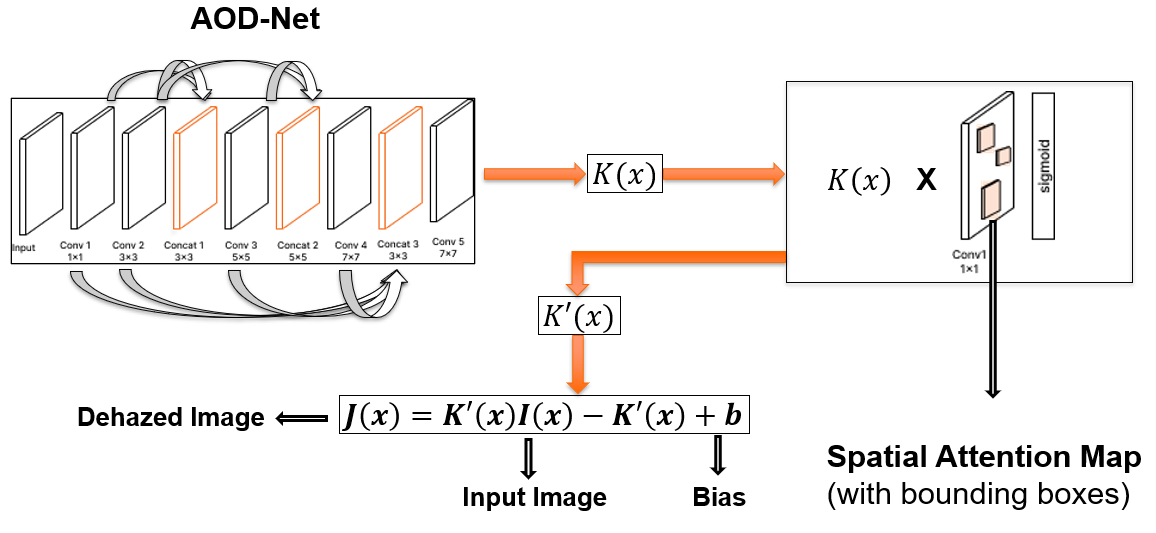
#> input picture aodnetx.png, 1156 x 533 px
$ python -i ld_net.py   (imports and definitions only)
#> lines starting #> are read from the running program, lines starting #| are printed output that depends on the picture
#> further down, picture is the input picture: shape (533, 1156, 3); mean B, G, R 240, 241, 242.8
# @author: hayat
import torch
import torch.nn as nn
import cv2
import math


class LightDehaze_Net(nn.Module):

    # [44 lines left out: functions __init__, forward, not called in this run]

#python implementation of CVR

def cvr(image, clip_limit=2.0, tile_size=(8, 8)):
    # Convert the image to LAB color space
#> called with clip_limit = 2, tile_size = (8, 8)
    lab_image = cv2.cvtColor(image, cv2.COLOR_BGR2LAB)
#> lab_image: shape (533, 1156, 3); mean of channels 0, 1, 2 241.9, 128.6, 128.8

    # Split the LAB image into channels
    l, a, b = cv2.split(lab_image)
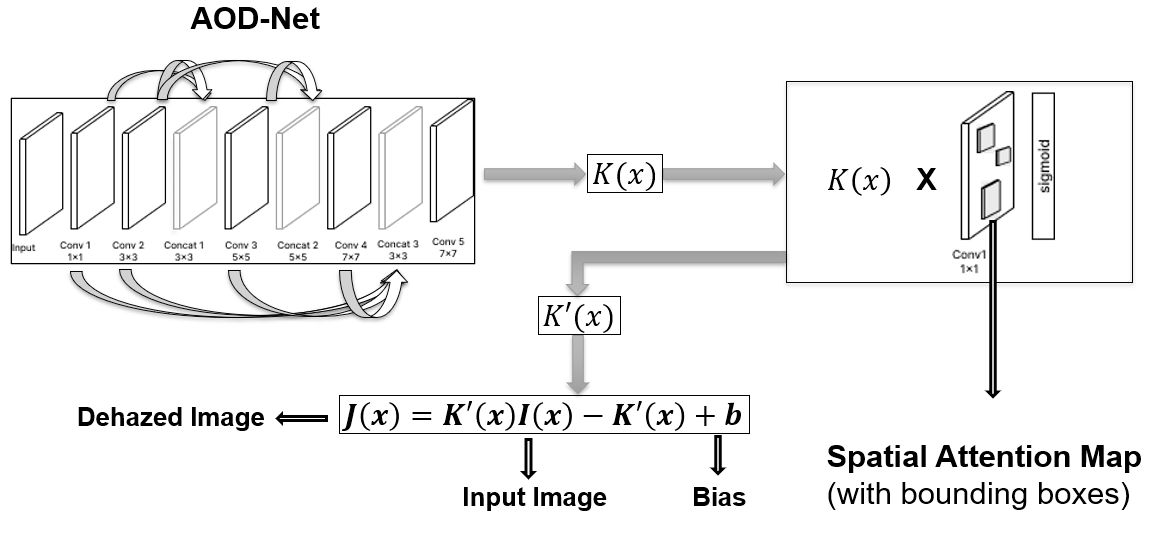
#> l: shape (533, 1156); min 0, max 255, mean 241.9
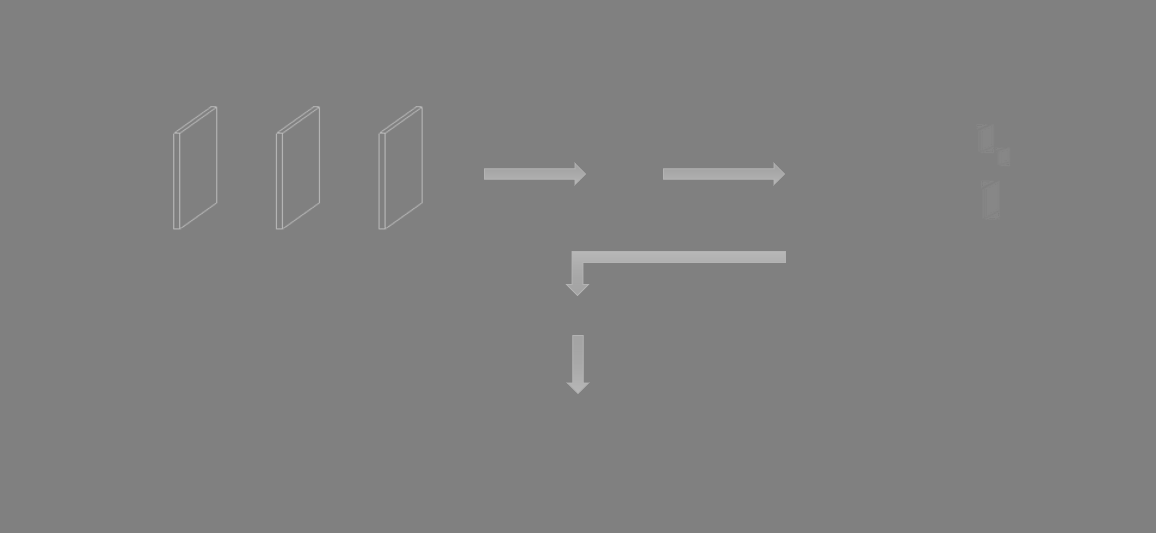
#> a: shape (533, 1156); min 125, max 185, mean 128.6

    # Apply CLAHE to the L channel
    clahe = cv2.createCLAHE(clipLimit=clip_limit, tileGridSize=tile_size)
    enhanced_l = clahe.apply(l)

    # Merge the enhanced L channel with the original A and B channels
    enhanced_lab = cv2.merge([enhanced_l, a, b])
#> enhanced_lab: shape (533, 1156, 3); mean of channels 0, 1, 2 241.2, 128.6, 128.8

    # Convert the enhanced LAB image back to BGR
    enhanced_image = cv2.cvtColor(enhanced_lab, cv2.COLOR_LAB2BGR)

    return enhanced_image

>>> import cv2
>>> picture = cv2.imread('../../aodnetx.png')
>>> result = cvr(picture)

$ run again, on perceptual_piercing.png
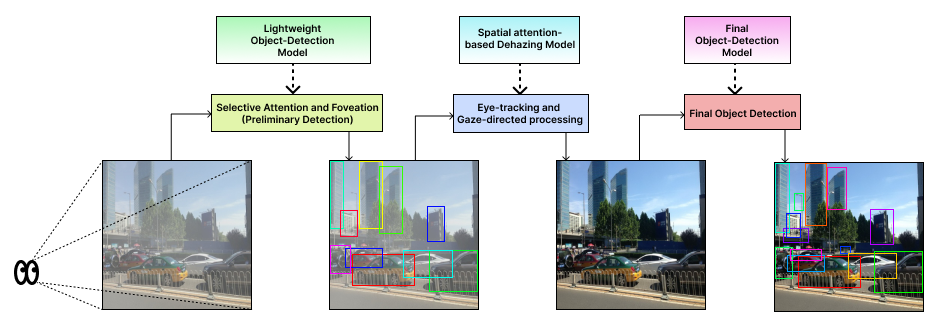
#> input picture perceptual_piercing.png, 938 x 328 px
#> picture is the input picture: shape (328, 938, 3); mean B, G, R 212.4, 212, 208.5
#> lab_image: shape (328, 938, 3); mean of channels 0, 1, 2 214, 127.3, 127.6
#> in cvr, `l, a, b = cv2.split(lab_image)`:
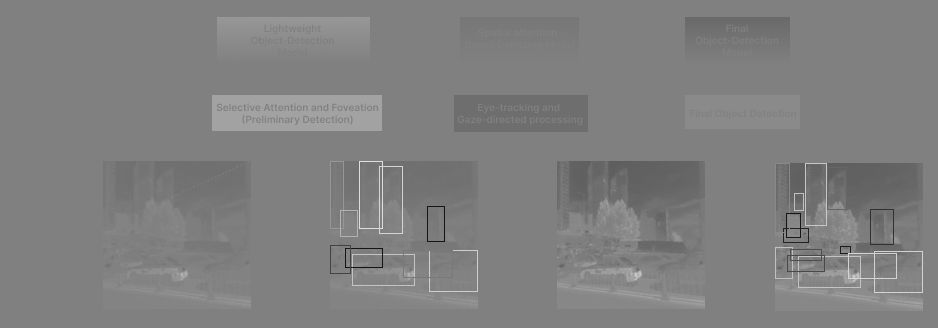
#> b: shape (328, 938); min 21, max 222, mean 127.6
#> enhanced_lab: shape (328, 938, 3); mean of channels 0, 1, 2 212.3, 127.3, 127.6
#> in cvr, `enhanced_image = cv2.cvtColor(enhanced_lab, cv2.COLOR_LAB2BGR)`:
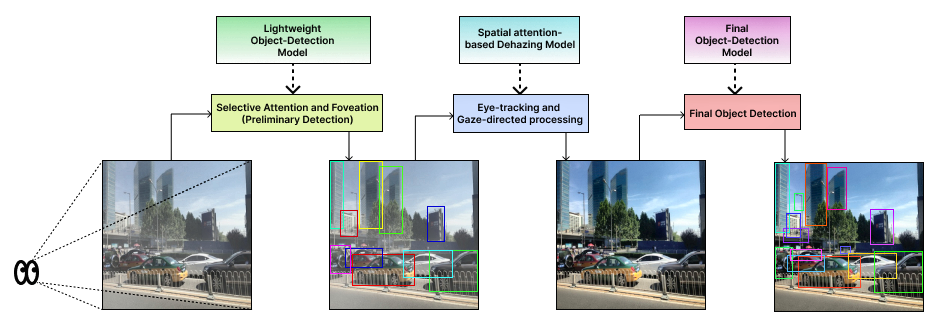
#> enhanced_image: shape (328, 938, 3); mean B, G, R 210.6, 210.3, 206.9
